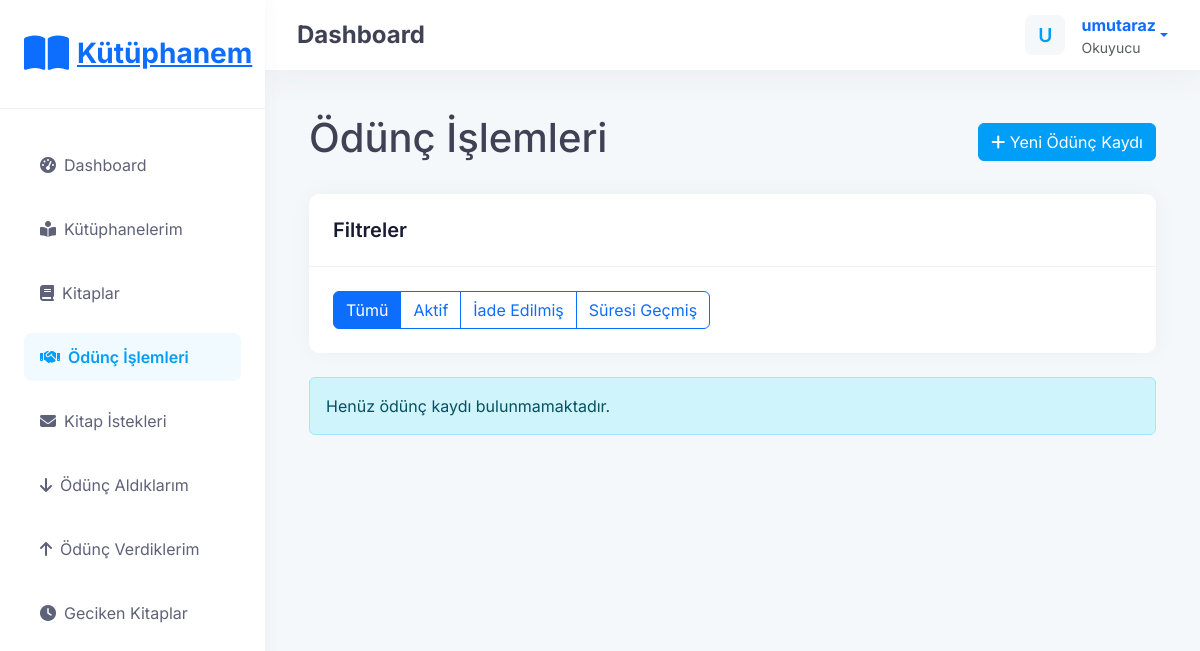
Page /loans/ (signed in) on the earlier database version.
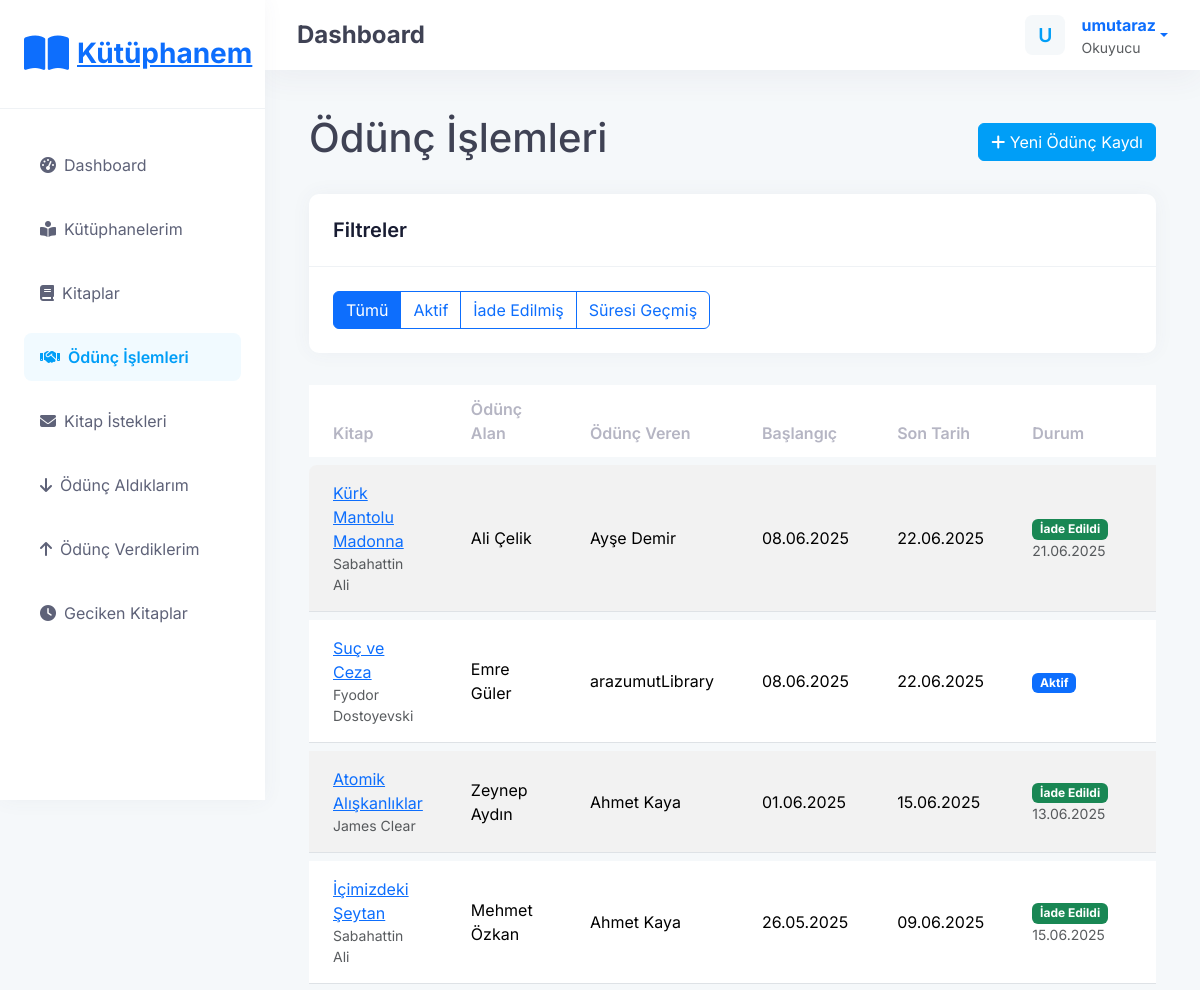
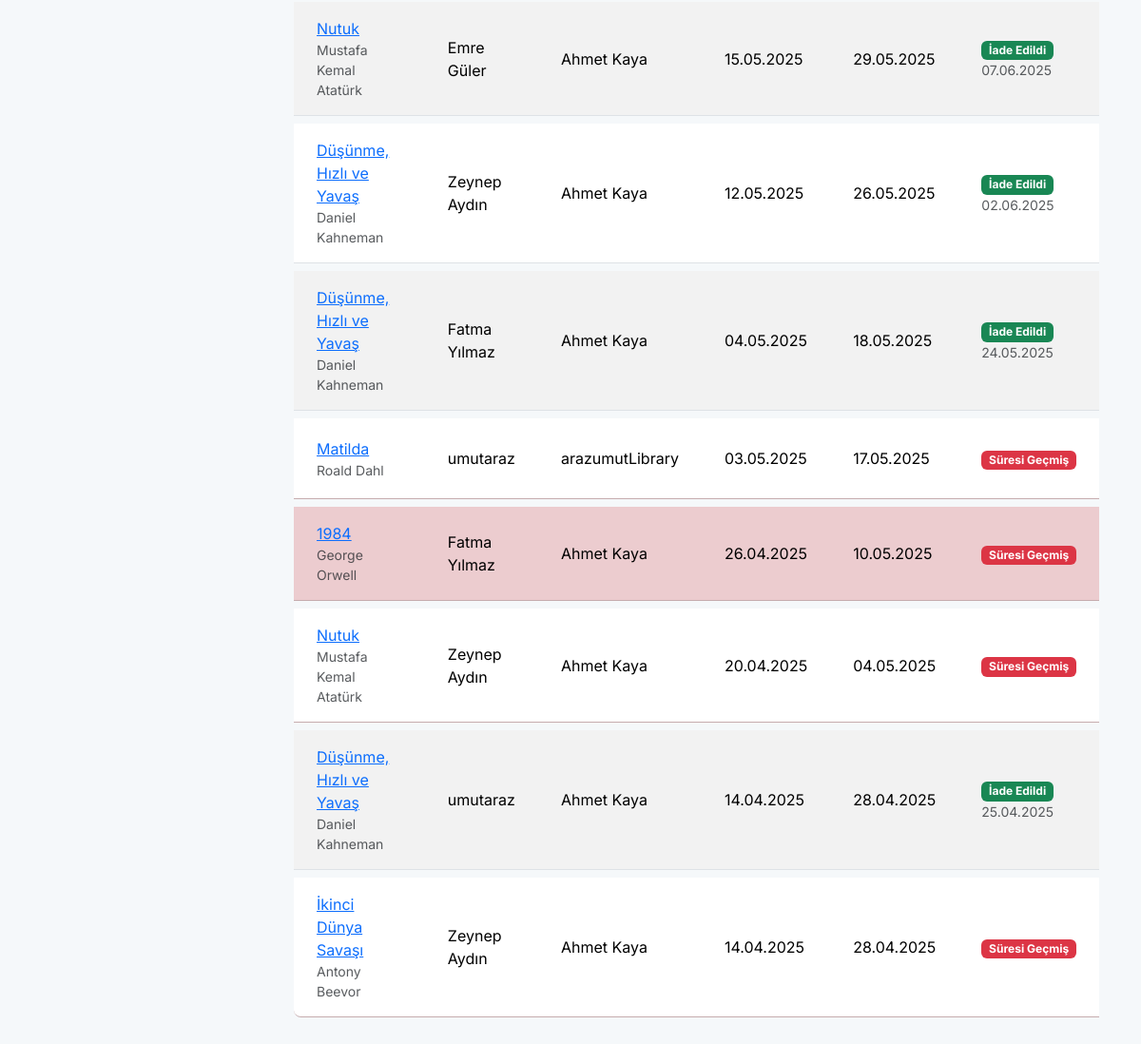
Same page on the later database version (2 pictures, top to bottom).
### loans/models.py (models this page shows, shortened)
class Loan(models.Model):
    book = models.ForeignKey(
        Book,
        on_delete=models.CASCADE,
        related_name='loans',
        verbose_name="Kitap"
    )
    borrower = models.ForeignKey(
        settings.AUTH_USER_MODEL,
        on_delete=models.CASCADE,
        related_name='borrowed_books',
        verbose_name="Ödünç Alan"
    )
    lender = models.ForeignKey(
        settings.AUTH_USER_MODEL,
        on_delete=models.CASCADE,
        related_name='lent_books',
        verbose_name="Ödünç Veren"
    )
    start_date = models.DateTimeField(default=timezone.now, verbose_name="Başlangıç Tarihi")
    due_date = models.DateTimeField(verbose_name="Son Tarih")
    returned_date = models.DateTimeField(blank=True, null=True, verbose_name="İade Tarihi")
    notes = models.TextField(blank=True, null=True, verbose_name="Notlar")
    class Meta:
        verbose_name = "Ödünç"
        verbose_name_plural = "Ödünçler"
        ordering = ['-start_date']
    @property
    def is_returned(self):
        return self.returned_date is not None
    @property
    def is_overdue(self):
        if self.is_returned:
            return False
        return timezone.now() > self.due_date

### books/models.py (models this page shows, shortened)
class Book(models.Model):
    title = models.CharField(max_length=255, verbose_name="Kitap Adı")
    author = models.CharField(max_length=255, verbose_name="Yazar")
    isbn = models.CharField(max_length=13, blank=True, null=True, verbose_name="ISBN")
    library = models.ForeignKey(
        Library,
        on_delete=models.CASCADE,
        related_name='books',
        verbose_name="Kütüphane"
    )
    is_available = models.BooleanField(default=True, verbose_name="Uygunluk Durumu")
    cover_image = models.ImageField(upload_to='book_covers/', blank=True, null=True, verbose_name="Kapak Resmi")
    description = models.TextField(blank=True, null=True, verbose_name="Açıklama")
    created_at = models.DateTimeField(auto_now_add=True, verbose_name="Eklenme Tarihi")
    updated_at = models.DateTimeField(auto_now=True, verbose_name="Güncellenme Tarihi")
    class Meta:
        verbose_name = "Kitap"
        verbose_name_plural = "Kitaplar"
        ordering = ['title']

### accounts/models.py (models this page shows, shortened)
class CustomUser(AbstractUser):
    SUPER_ADMIN = 'SUPER_ADMIN'
    LIBRARY_ADMIN = 'LIBRARY_ADMIN'
    READER = 'READER'
    USER_TYPE_CHOICES = [
        (SUPER_ADMIN, 'Süper Admin'),
        (LIBRARY_ADMIN, 'Kütüphane Yöneticisi'),
        (READER, 'Okuyucu'),
    ]
    user_type = models.CharField(
        max_length=20,
        choices=USER_TYPE_CHOICES,
        default=READER,
    )

### loans/views.py (the view)
# urls.py: path('', views.loan_list, name='loan_list'),
@login_required
def loan_list(request):
    if not (request.user.is_staff or
            (hasattr(request.user, 'user_type') and request.user.user_type == 'LIBRARY_ADMIN')):
        return redirect('borrowed_books')
    loans = Loan.objects.all()
    status = request.GET.get('status')
    if status == 'active':
        loans = loans.filter(returned_date__isnull=True)
    elif status == 'returned':
        loans = loans.filter(returned_date__isnull=False)
    elif status == 'overdue':
        loans = loans.filter(returned_date__isnull=True, due_date__lt=timezone.now())
    return render(request, 'loans/loan_list.html', {'loans': loans})

### templates/loans/loan_list.html (shortened to what this page needs)
{% extends 'base.html' %}
{% block content %}
<div class="container my-4">
    <div class="d-flex justify-content-between align-items-center mb-4">
        <h1>Ödünç İşlemleri</h1>
        <a href="{% url 'create_loan' %}" class="btn btn-primary">
            <i class="fas fa-plus"></i> Yeni Ödünç Kaydı
        </a>
    </div>
    <div class="card mb-4">
        <div class="card-header">
            <h5 class="card-title mb-0">Filtreler</h5>
        </div>
        <div class="card-body">
            <div class="btn-group" role="group">
                <a href="{% url 'loan_list' %}" class="btn btn-outline-primary {% if not request.GET.status %}active{% endif %}">Tümü</a>
                <a href="{% url 'loan_list' %}?status=active" class="btn btn-outline-primary {% if request.GET.status == 'active' %}active{% endif %}">Aktif</a>
                <a href="{% url 'loan_list' %}?status=returned" class="btn btn-outline-primary {% if request.GET.status == 'returned' %}active{% endif %}">İade Edilmiş</a>
                <a href="{% url 'loan_list' %}?status=overdue" class="btn btn-outline-primary {% if request.GET.status == 'overdue' %}active{% endif %}">Süresi Geçmiş</a>
            </div>
        </div>
    </div>
    {% if loans %}
    <div class="table-responsive">
        <table class="table table-striped table-hover">
            <thead>
                <tr>
                    <th>Kitap</th>
                    <th>Ödünç Alan</th>
                    <th>Ödünç Veren</th>
                    <th>Başlangıç</th>
                    <th>Son Tarih</th>
                    <th>Durum</th>
                </tr>
            </thead>
            <tbody>
                {% for loan in loans %}
                <tr {% if loan.is_overdue %}class="table-danger"{% endif %}>
                    <td>
                        <a href="{% url 'book_detail' loan.book.pk %}">{{ loan.book.title }}</a>
                        <small class="text-muted d-block">{{ loan.book.author }}</small>
                    </td>
                    <td>{{ loan.borrower.get_full_name|default:loan.borrower.username }}</td>
                    <td>{{ loan.lender.get_full_name|default:loan.lender.username }}</td>
                    <td>{{ loan.start_date|date:"d.m.Y" }}</td>
                    <td>{{ loan.due_date|date:"d.m.Y" }}</td>
                    <td>
                        {% if loan.is_returned %}
                        <span class="badge bg-success">İade Edildi</span>
                        <small class="d-block text-muted">{{ loan.returned_date|date:"d.m.Y" }}</small>
                        {% elif loan.is_overdue %}
                        <span class="badge bg-danger">Süresi Geçmiş</span>
                        {% else %}
                        <span class="badge bg-primary">Aktif</span>
                        {% endif %}
                    </td>
                </tr>
                {% endfor %}
            </tbody>
        </table>
    </div>
    {% else %}
    <div class="alert alert-info">
        Henüz ödünç kaydı bulunmamaktadır.
    </div>
    {% endif %}
</div>
{% endblock %}

Differences in the rows shown:
added Loan: book "Kürk Mantolu Madonna", book.author "Sabahattin Ali", borrower.get_full_name "Ali Çelik", lender.get_full_name "Ayşe Demir", start_date "08.06.2025", due_date "22.06.2025", returned_date "21.06.2025"
added Loan: book "Suç ve Ceza", book.author "Fyodor Dostoyevski", borrower.get_full_name "Emre Güler", lender.get_full_name "arazumutLibrary", start_date "08.06.2025", due_date "22.06.2025", shows "Aktif"
added Loan: book "Atomik Alışkanlıklar", book.author "James Clear", borrower.get_full_name "Zeynep Aydın", lender.get_full_name "Ahmet Kaya", start_date "01.06.2025", due_date "15.06.2025", returned_date "13.06.2025"
added Loan: book "İçimizdeki Şeytan", book.author "Sabahattin Ali", borrower.get_full_name "Mehmet Özkan", lender.get_full_name "Ahmet Kaya", start_date "26.05.2025", due_date "09.06.2025", returned_date "15.06.2025"
added Loan: book "Nutuk", book.author "Mustafa Kemal Atatürk", borrower.get_full_name "Emre Güler", lender.get_full_name "Ahmet Kaya", start_date "15.05.2025", due_date "29.05.2025", returned_date "07.06.2025"
added Loan: book "Düşünme, Hızlı ve Yavaş", book.author "Daniel Kahneman", borrower.get_full_name "Zeynep Aydın", lender.get_full_name "Ahmet Kaya", start_date "12.05.2025", due_date "26.05.2025", returned_date "02.06.2025"
added Loan: book "Düşünme, Hızlı ve Yavaş", book.author "Daniel Kahneman", borrower.get_full_name "Fatma Yılmaz", lender.get_full_name "Ahmet Kaya", start_date "04.05.2025", due_date "18.05.2025", returned_date "24.05.2025"
added Loan: book "Matilda", book.author "Roald Dahl", borrower.get_full_name "umutaraz", lender.get_full_name "arazumutLibrary", start_date "03.05.2025", due_date "17.05.2025", shows "Süresi Geçmiş"
added Loan: book "1984", book.author "George Orwell", borrower.get_full_name "Fatma Yılmaz", lender.get_full_name "Ahmet Kaya", start_date "26.04.2025", due_date "10.05.2025", shows "Süresi Geçmiş"
added Loan: book "Nutuk", book.author "Mustafa Kemal Atatürk", borrower.get_full_name "Zeynep Aydın", lender.get_full_name "Ahmet Kaya", start_date "20.04.2025", due_date "04.05.2025", shows "Süresi Geçmiş"
added Loan: book "Düşünme, Hızlı ve Yavaş", book.author "Daniel Kahneman", borrower.get_full_name "umutaraz", lender.get_full_name "Ahmet Kaya", start_date "14.04.2025", due_date "28.04.2025", returned_date "25.04.2025"
added Loan: book "İkinci Dünya Savaşı", book.author "Antony Beevor", borrower.get_full_name "Zeynep Aydın", lender.get_full_name "Ahmet Kaya", start_date "14.04.2025", due_date "28.04.2025", shows "Süresi Geçmiş"
Other differences:
text no longer shown: "Henüz ödünç kaydı bulunmamaktadır."
text now shown: "Kitap Ödünç Alan Ödünç Veren Başlangıç Son Tarih Durum"
